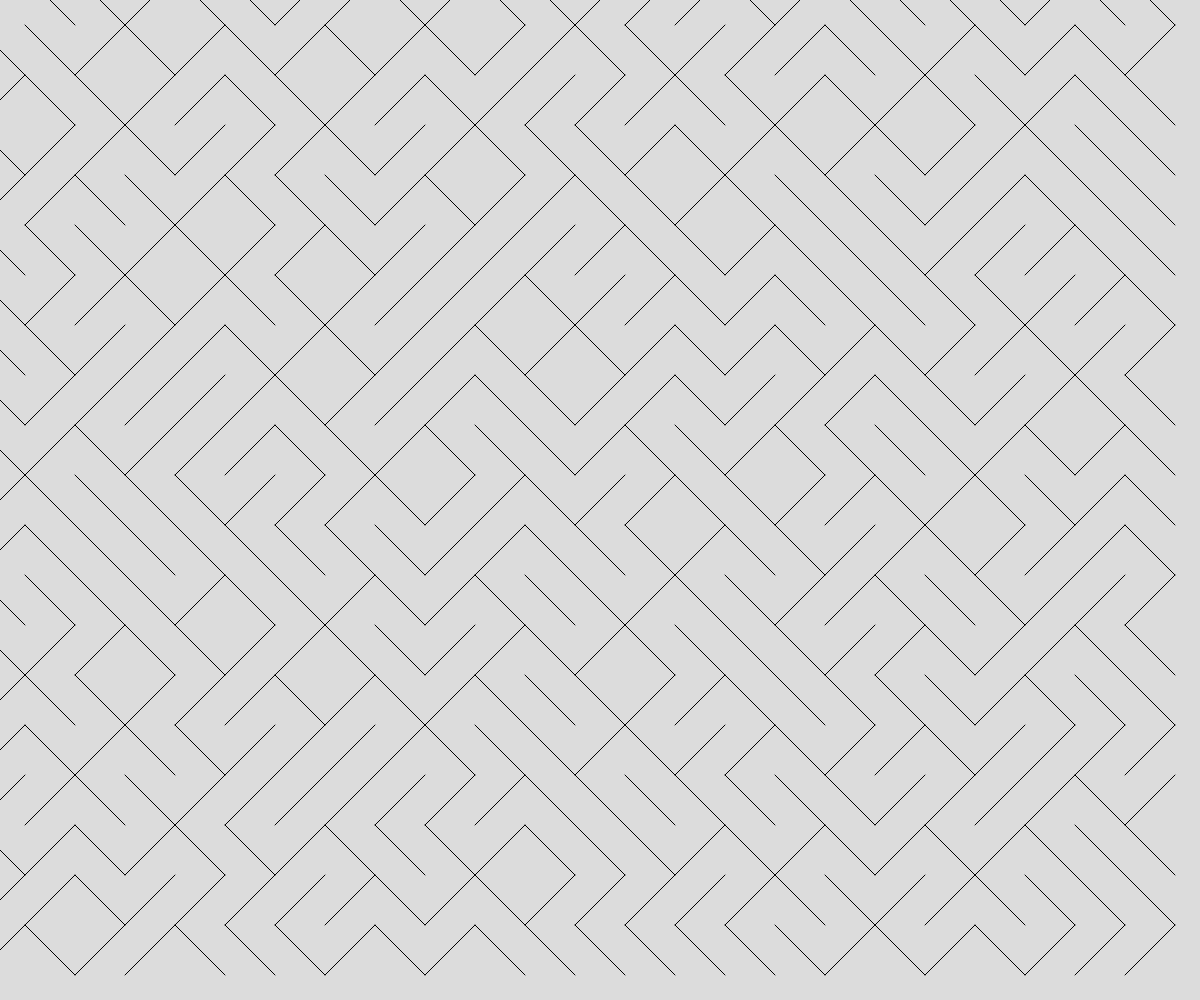
Frame 1 (no input)
Frame 60 (no input): identical to frame 1, image omitted
Frame 120 (the mouse pressed at the canvas centre since frame 60): identical to frame 1, image omitted

The p5.js sketch that drew this single still picture (run headless with seeded random() and noise() and a simulated clock; from frame 60 on, the mouse is pressed at the canvas centre):

// p5.js sketch
// ── sketch.js
// Generative Art Demo
// October 9th, 2025

let tileSize = 50;
let theTiles = [];

function setup() {
  createCanvas(windowWidth, windowHeight);
  for (let x = 0; x < width; x += tileSize){
    for (let y = 0; y < height; y += tileSize){
      let someTile = spawnTile(x, y);
      theTiles.push(someTile);
    }
  }
}

function draw() {
  background(220);

  for (let someTile of theTiles){
    line(someTile.x1, someTile.y1, someTile.x2, someTile.y2);
  }
}

function spawnTile(x, y) {
  let choice = random(100);
  let tile;

  if (choice > 50){
    //positive slope
    tile = {
      x1: x-tileSize/2,
      y1: y+tileSize/2,
      x2: x+tileSize/2,
      y2: y-tileSize/2,
    };
  }
  else {
    //negative slope
    tile = {
      x1: x-tileSize/2,
      y1: y-tileSize/2,
      x2: x+tileSize/2,
      y2: y+tileSize/2,
    };
  }

  return tile;
}
